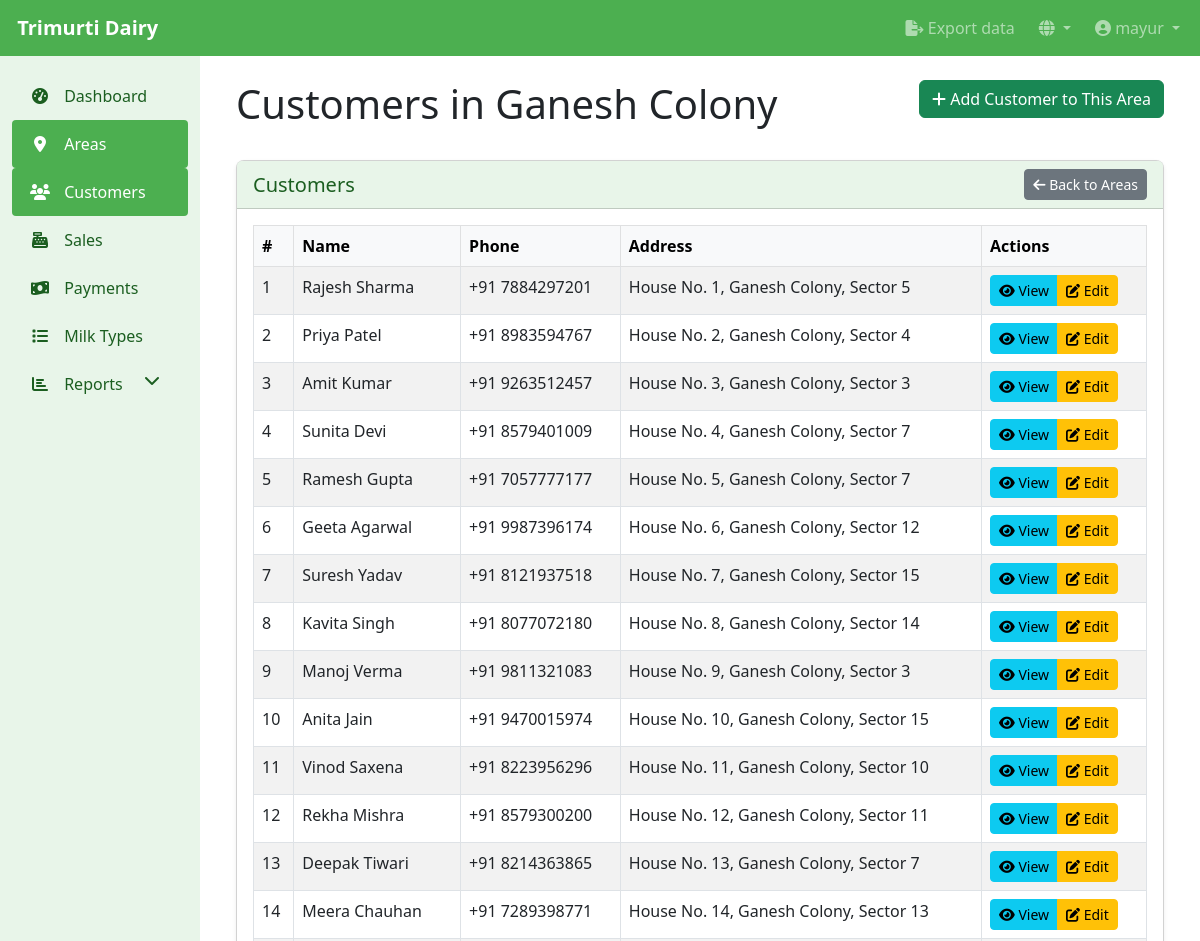
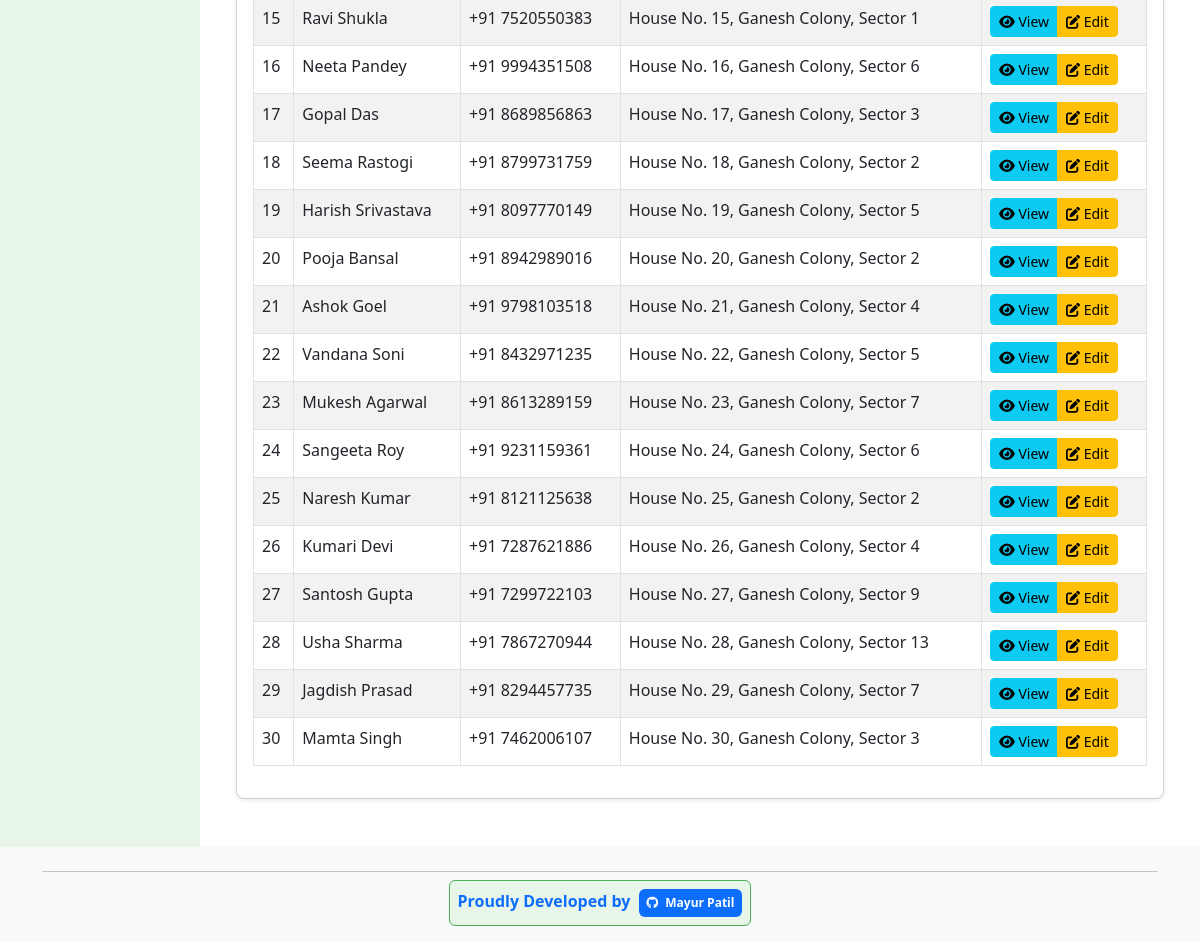
Page /en/dairy/areas/3/customers/ (signed in) on the committed database (2 pictures, top to bottom).
### dairy_app/models.py (models this page shows, shortened)
class Area(models.Model):
    name = models.CharField(max_length=100)
    description = models.TextField(blank=True, null=True)
    user = models.ForeignKey(User, on_delete=models.CASCADE, related_name='areas')
    class Meta:
        ordering = ['name']

class Customer(models.Model):
    user = models.ForeignKey(User, on_delete=models.CASCADE, related_name='customers')
    name = models.CharField(max_length=200)
    address = models.TextField(blank=True, null=True)
    phone = models.CharField(max_length=20, blank=True, null=True)
    milk_types = models.ManyToManyField(MilkType, related_name='customers')
    area = models.ForeignKey(Area, on_delete=models.SET_NULL, null=True, blank=True, related_name='customers')
    date_joined = models.DateTimeField(auto_now_add=True)
    class Meta:
        ordering = ['name']

### dairy_app/views.py (the view)
# urls.py: path('areas/<int:pk>/customers/', views.area_customers_view, name='area_customers'),
@login_required
def area_customers_view(request, pk):
    area = get_object_or_404(Area, pk=pk, user=request.user)
    customers = Customer.objects.filter(area=area).order_by('date_joined')  # Sort by creation time for milk distribution route
    context = {
        'area': area,
        'customers': customers
    }
    return render(request, 'dairy_app/area_customers.html', context)

### dairy_app/templates/dairy_app/area_customers.html (shortened to what this page needs)
{% extends 'base.html' %}
{% load i18n %}
{% block content %}
<div class="container">
    <div class="row mb-4">
        <div class="col-md-8">
            <h1>{% trans "Customers in" %} {{ area.name }}</h1>
        </div>
        <div class="col-md-4 text-end">
            <a href="{% url 'customer_add' %}?area={{ area.id }}" class="btn btn-success">
                <i class="fas fa-plus"></i> {% trans "Add Customer to This Area" %}
            </a>
        </div>
    </div>
    <div class="card">
        <div class="card-header">
            <div class="d-flex justify-content-between align-items-center">
                <h5 class="mb-0">{% trans "Customers" %}</h5>
                <a href="{% url 'area_list' %}" class="btn btn-sm btn-secondary">
                    <i class="fas fa-arrow-left"></i> {% trans "Back to Areas" %}
                </a>
            </div>
        </div>
        <div class="card-body">
            {% if customers %}
            <div class="table-responsive">
                <table class="table table-striped table-bordered table-hover">
                    <thead class="table-light">
                        <tr>
                            <th>#</th>
                            <th>{% trans "Name" %}</th>
                            <th>{% trans "Phone" %}</th>
                            <th>{% trans "Address" %}</th>
                            <th>{% trans "Actions" %}</th>
                        </tr>
                    </thead>
                    <tbody>
                        {% for customer in customers %}
                        <tr>
                            <td>{{ forloop.counter }}</td>
                            <td>{{ customer.name }}</td>
                            <td>{{ customer.phone|default:"-" }}</td>
                            <td>{{ customer.address|default:"-" }}</td>
                            <td>
                                <div class="btn-group" role="group">
                                    <a href="{% url 'customer_detail' customer.id %}" class="btn btn-sm btn-info">
                                        <i class="fas fa-eye"></i> {% trans "View" %}
                                    </a>
                                    <a href="{% url 'customer_edit' customer.id %}" class="btn btn-sm btn-warning">
                                        <i class="fas fa-edit"></i> {% trans "Edit" %}
                                    </a>
                                </div>
                            </td>
                        </tr>
                        {% endfor %}
                    </tbody>
                </table>
            </div>
            {% endif %}
        </div>
    </div>
</div>
{% endblock %}

### templates/base.html (shortened to what this page needs)
<!DOCTYPE html>
<html lang="{% if LANGUAGE_CODE %}{{ LANGUAGE_CODE }}{% else %}en{% endif %}">
<head>
    {% load i18n %}
    <link href="https://cdn.jsdelivr.net/npm/bootstrap@5.3.0/dist/css/bootstrap.min.css" rel="stylesheet">
    <link href="https://cdnjs.cloudflare.com/ajax/libs/font-awesome/6.4.0/css/all.min.css" rel="stylesheet">
</head>
<body>
    <nav class="navbar navbar-expand-lg navbar-dark fixed-top">
        <div class="container-fluid">
            <a class="navbar-brand" href="{% url 'dashboard' %}">
                 {% trans "Trimurti Dairy" %}
            </a>
            <div class="collapse navbar-collapse" id="navbarNav">
                <ul class="navbar-nav">
                    {% if user.is_authenticated %}
                    <li class="nav-item me-2">
                        <a class="nav-link {% if request.resolver_match.url_name == 'customer_export' %}active{% endif %}" href="{% url 'customer_export' %}">
                            <i class="fas fa-file-export"></i> {% trans "Export data" %}
                        </a>
                    </li>
                    <li class="nav-item dropdown me-2">
                        <a class="nav-link dropdown-toggle" href="#" id="languageDropdown" role="button" data-bs-toggle="dropdown" aria-expanded="false">
                            <i class="fas fa-globe"></i>
                        </a>
                            {% load i18n %}
                            {% get_current_language as LANGUAGE_CODE %}
                            {% get_available_languages as LANGUAGES %}
                            {% get_language_info_list for LANGUAGES as languages %}
                    </li>
                    <li class="nav-item dropdown">
                        <a class="nav-link dropdown-toggle" href="#" id="navbarDropdown" role="button" data-bs-toggle="dropdown" aria-expanded="false">
                            <i class="fas fa-user-circle"></i> {{ user.username }}
                        </a>
                    </li>
                    {% else %}
                    <li class="nav-item">
                        <a class="nav-link" href="{% url 'login' %}">{% trans "Login" %}</a>
                    </li>
                    {% endif %}
                </ul>
            </div>
        </div>
    </nav>
    <div class="container-fluid">
        <div class="row">
            {% if user.is_authenticated %}
            <div class="col-md-3 col-lg-2 d-md-block sidebar collapse">
                <div class="position-sticky pt-3">
                    <ul class="nav flex-column">
                        <li class="nav-item">
                            <a class="nav-link {% if request.resolver_match.url_name == 'dashboard' %}active{% endif %}" href="{% url 'dashboard' %}">
                                <i class="fas fa-tachometer-alt"></i> {% trans "Dashboard" %}
                            </a>
                        </li>
                        <li class="nav-item">
                            <a class="nav-link {% if 'area' in request.resolver_match.url_name %}active{% endif %}" href="{% url 'area_list' %}">
                                <i class="fas fa-map-marker-alt"></i> {% trans "Areas" %}
                            </a>
                        </li>
                        <li class="nav-item">
                            <a class="nav-link {% if 'customer' in request.resolver_match.url_name %}active{% endif %}" href="{% url 'customer_list' %}">
                                <i class="fas fa-users"></i> {% trans "Customers" %}
                            </a>
                        </li>
                        <li class="nav-item">
                            <a class="nav-link {% if 'sale' in request.resolver_match.url_name %}active{% endif %}" href="{% url 'sale_list' %}">
                                <i class="fas fa-cash-register fa-fw"></i> {% trans "Sales" %}
                            </a>
                        </li>
                        <li class="nav-item">
                            <a class="nav-link {% if 'payment' in request.resolver_match.url_name %}active{% endif %}" href="{% url 'payment_list' %}">
                                <i class="fas fa-money-bill-wave fa-fw"></i> {% trans "Payments" %}
                            </a>
                        </li>
                        <li class="nav-item">
                            <a class="nav-link {% if 'milk_type' in request.resolver_match.url_name %}active{% endif %}" href="{% url 'milk_type_list' %}">
                                <i class="fas fa-list"></i> {% trans "Milk Types" %}
                            </a>
                        </li>
                        <li class="nav-item">
                            <a class="nav-link" href="#" data-bs-toggle="collapse" data-bs-target="#reportsCollapse" aria-expanded="false">
                                <i class="fas fa-chart-bar"></i> {% trans "Reports" %} <i class="fas fa-chevron-down float-end"></i>
                            </a>
                        </li>
                    </ul>
                </div>
            </div>
            {% endif %}
            <main class="{% if user.is_authenticated %}col-md-9 ms-sm-auto col-lg-10 px-md-4{% else %}col-12{% endif %} main-content">
                {% block content %}{% endblock %}
            </main>
        </div>
    </div>
    <footer class="footer mt-auto py-3 bg-light">
        <div class="container">
            <div class="row">
                <div class="col-12 text-center">
                    <hr class="my-2">
                    <div class="developer-credit p-2 d-inline-block rounded" style="background-color: var(--light-color); border: 1px solid var(--primary-color);">
                        <strong class="text-primary">{% trans "Proudly Developed by" %}</strong>
                        <a href="https://github.com/mayur5204" target="_blank" class="text-decoration-none ms-1">
                            <span class="badge bg-primary p-2">
                                <i class="fab fa-github me-1"></i> Mayur Patil
                            </span>
                        </a>
                    </div>
                </div>
            </div>
        </div>
    </footer>
</body>
</html>

### templates/base.html (style rules this page uses)
:root { --primary-color: #4CAF50; --accent-color: #FFC107; --light-color: #E8F5E9; --dark-color: #1B5E20; }
body { padding-top: 56px; min-height: 100vh; display: flex; flex-direction: column; padding-bottom: 60px; }
.navbar { background-color: var(--primary-color); }
.navbar-brand { font-weight: bold; }
.sidebar { background-color: var(--light-color); min-height: calc(100vh - 56px); }
.sidebar .nav-link { color: var(--dark-color); padding: 0.75rem 1rem; border-radius: 0.25rem; }
.sidebar .nav-link.active { background-color: var(--primary-color); color: white; }
.sidebar .nav-link i { margin-right: 0.5rem; width: 24px; text-align: center; }
.card { margin-bottom: 1.5rem; border-radius: 0.5rem; box-shadow: 0 0.125rem 0.25rem rgba(0, 0, 0, 0.075); }
.card-header { background-color: var(--light-color); color: var(--dark-color); font-weight: 600; }
.main-content { flex: 1; padding: 1.5rem; }
footer { background-color: var(--light-color); padding: 1rem 0; margin-top: auto; }
@media (min-width: 992px) { body { padding-bottom: 0; } }

### rows in the picture
Area: name "Ganesh Colony"
Customer: name "Rajesh Sharma", phone "+91 7884297201", address "House No. 1, Ganesh Colony, Sector 5"
Customer: name "Priya Patel", phone "+91 8983594767", address "House No. 2, Ganesh Colony, Sector 4"
Customer: name "Amit Kumar", phone "+91 9263512457", address "House No. 3, Ganesh Colony, Sector 3"
Customer: name "Sunita Devi", phone "+91 8579401009", address "House No. 4, Ganesh Colony, Sector 7"
Customer: name "Ramesh Gupta", phone "+91 7057777177", address "House No. 5, Ganesh Colony, Sector 7"
Customer: name "Geeta Agarwal", phone "+91 9987396174", address "House No. 6, Ganesh Colony, Sector 12"
Customer: name "Suresh Yadav", phone "+91 8121937518", address "House No. 7, Ganesh Colony, Sector 15"
Customer: name "Kavita Singh", phone "+91 8077072180", address "House No. 8, Ganesh Colony, Sector 14"
Customer: name "Manoj Verma", phone "+91 9811321083", address "House No. 9, Ganesh Colony, Sector 3"
Customer: name "Anita Jain", phone "+91 9470015974", address "House No. 10, Ganesh Colony, Sector 15"
Customer: name "Vinod Saxena", phone "+91 8223956296", address "House No. 11, Ganesh Colony, Sector 10"
Customer: name "Rekha Mishra", phone "+91 8579300200", address "House No. 12, Ganesh Colony, Sector 11"
Customer: name "Deepak Tiwari", phone "+91 8214363865", address "House No. 13, Ganesh Colony, Sector 7"
Customer: name "Meera Chauhan", phone "+91 7289398771", address "House No. 14, Ganesh Colony, Sector 13"
Customer: name "Ravi Shukla", phone "+91 7520550383", address "House No. 15, Ganesh Colony, Sector 1"
Customer: name "Neeta Pandey", phone "+91 9994351508", address "House No. 16, Ganesh Colony, Sector 6"
Customer: name "Gopal Das", phone "+91 8689856863", address "House No. 17, Ganesh Colony, Sector 3"
Customer: name "Seema Rastogi", phone "+91 8799731759", address "House No. 18, Ganesh Colony, Sector 2"
Customer: name "Harish Srivastava", phone "+91 8097770149", address "House No. 19, Ganesh Colony, Sector 5"
Customer: name "Pooja Bansal", phone "+91 8942989016", address "House No. 20, Ganesh Colony, Sector 2"
Customer: name "Ashok Goel", phone "+91 9798103518", address "House No. 21, Ganesh Colony, Sector 4"
Customer: name "Vandana Soni", phone "+91 8432971235", address "House No. 22, Ganesh Colony, Sector 5"
Customer: name "Mukesh Agarwal", phone "+91 8613289159", address "House No. 23, Ganesh Colony, Sector 7"
Customer: name "Sangeeta Roy", phone "+91 9231159361", address "House No. 24, Ganesh Colony, Sector 6"
Customer: name "Naresh Kumar", phone "+91 8121125638", address "House No. 25, Ganesh Colony, Sector 2"
Customer: name "Kumari Devi", phone "+91 7287621886", address "House No. 26, Ganesh Colony, Sector 4"
Customer: name "Santosh Gupta", phone "+91 7299722103", address "House No. 27, Ganesh Colony, Sector 9"
Customer: name "Usha Sharma", phone "+91 7867270944", address "House No. 28, Ganesh Colony, Sector 13"
Customer: name "Jagdish Prasad", phone "+91 8294457735", address "House No. 29, Ganesh Colony, Sector 7"
Customer: name "Mamta Singh", phone "+91 7462006107", address "House No. 30, Ganesh Colony, Sector 3"

### other values in the picture
{{ user.username }} "mayur"
